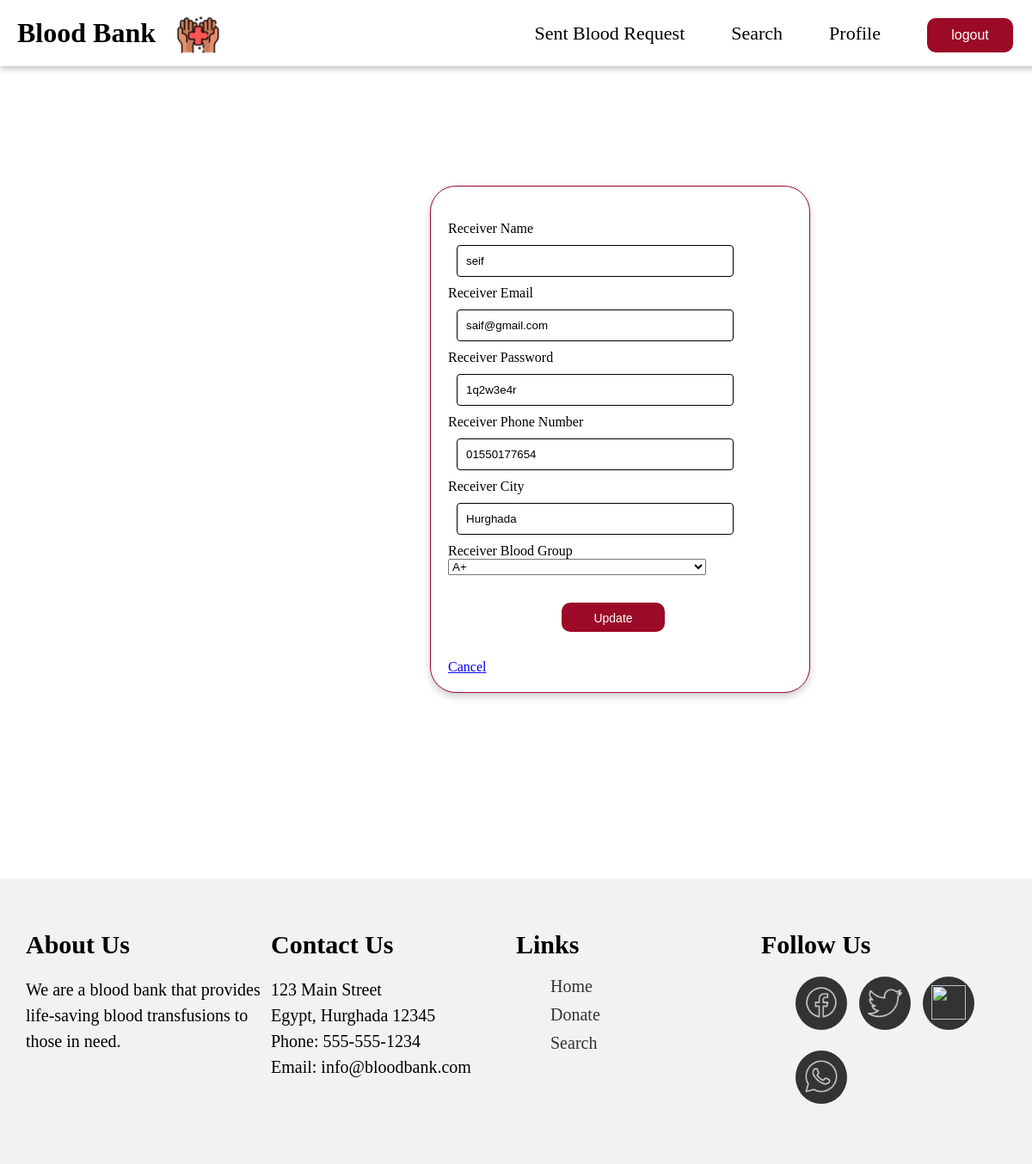
Page /rprofile.php (signed in) on the committed database.
### tables this page shows
CREATE TABLE `receivers` (
  `id` int(11) NOT NULL,
  `rname` varchar(100) NOT NULL,
  `remail` varchar(100) NOT NULL,
  `rpassword` varchar(100) NOT NULL,
  `rphone` varchar(100) NOT NULL,
  `rbg` varchar(10) NOT NULL,
  `rcity` varchar(100) NOT NULL
);

### rprofile.php (the view, shortened to what this page needs)
<?php
require 'file/connection.php';
if(!isset($_SESSION['rid']))
{
  header('location:login.php');
}
else {
	if(isset($_SESSION['rid'])){
		$id=$_SESSION['rid'];
		$sql = "SELECT * FROM receivers WHERE id='$id'";
		$result = mysqli_query($conn, $sql);
		$row = mysqli_fetch_array($result);
	}
}
?>
<!DOCTYPE html>
<head>
    <link rel="stylesheet" type="text/css" href="/donate_css/footer.css">
	<link rel="stylesheet" href="CSS/rprofile.css">
</head>
<html>
<body>
	<?php require 'header.php'; ?>
	<div class="container cont">
		<div class="row justify-content-center">
			<div class="col-lg-4 col-md-6 col-sm-8 mb-5">
				<div class="card">
					<div class="card-body">
					   <form action="file/updateprofile.php" method="post">
					   	<label class="text-muted font-weight-bold" class="text-muted font-weight-bold">Receiver Name</label>
						<input type="text" name="rname" value="<?php echo $row['rname']; ?>" class="form-control mb-3">
						<label class="text-muted font-weight-bold" class="text-muted font-weight-bold">Receiver Email</label>
						<input type="email" name="remail" value="<?php echo $row['remail']; ?>" class="form-control mb-3">
						<label class="text-muted font-weight-bold" class="text-muted font-weight-bold">Receiver Password</label>
						<input type="text" name="rpassword" value="<?php echo $row['rpassword']; ?>" class="form-control mb-3">
						<label class="text-muted font-weight-bold" class="text-muted font-weight-bold">Receiver Phone Number</label>
						<input type="text" name="rphone" value="<?php echo $row['rphone']; ?>" class="form-control mb-3">
						<label class="text-muted font-weight-bold" class="text-muted font-weight-bold">Receiver City</label>
						<input type="text" name="rcity" value="<?php echo $row['rcity']; ?>" class="form-control mb-3">
						<label class="text-muted font-weight-bold" class="text-muted font-weight-bold">Receiver Blood Group</label>
						<select class="form-control mb-3" name="bg" required>
                             <option selected><?php echo $row['rbg']; ?></option>
                        </select>
						<input type="submit" name="update" class="btn" value="Update">
					   </form>
					</div>
					<a href="index.php" class="text-center">Cancel</a><br>
				</div>
			</div>
		</div>
	</div>
	<?php require 'footer.php'; ?>
</body>
</html>

### CSS/rprofile.css (style rules this page uses)
body { margin: 0px; }
.card { width: 400px; padding: 20px; box-shadow: 0 4px 8px 0 rgba(0, 0, 0, 0.2); background-color: #fff; margin: 216px 500px; border-radius: 30px; border: 1px solid rgb(155, 10, 39); }
.card-body { margin-top: 20px; }
form { display: grid; width:300px; }
input { width: 100%; padding: 10px; border: 1px solid; border-radius: 4px; margin: 10px; }
.btn { background-color: rgb(155, 10, 39); border: none; border-radius: 10px; color: white; text-align: center; text-decoration: none; display: inline-block; font-size: 14px; position: relative; cursor: pointer; left: 100px; width: 120px; margin: 32px; height: 34px; }

### rows in the picture
receivers: rname "seif", remail "saif@gmail.com", rpassword "1q2w3e4r", rphone "01550177654", rcity "Hurghada", bg "A+"
